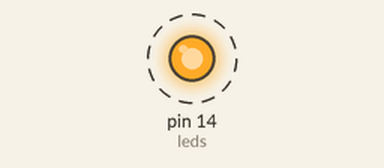
Recording of a sketch running on a simulated Arduino Uno, built with avr-gcc and run on an emulated ATmega328P. Shown: output pins drawn as LEDs (lit = HIGH). Dashed ring = blinking.

Above: at 0.15 s.
Timing chart, 0 to 3.0 s (numbered marks = the images above):
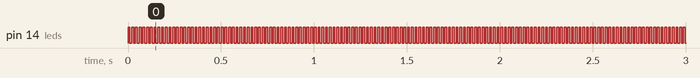

Measured:
- by itself, pin 14 (leds): alternates HIGH for 0.01 s and LOW for 0.01 s

The sketch:

practice1.ino
```cpp
// En 10 milisegundos se deja de ver, el parpadeo.

#define led1 14
#define led2 27
#define led3 26
#define led4 25
#define led5 33

const int mili = 10;
const int leds[5] = {led1, led2, led3, led4, led5};

void setup() {
  //Defino mis pines como salida dentro de un ciclo for
  for (int i = 0; i < 5 ; i++) {
    pinMode(leds[i], OUTPUT);
  }
}

void loop() {
  for (int i = 0; i < 5; i++) {
    digitalWrite(leds[i], HIGH);
  }
  delay(mili);

  for (int i = 4; i >= 0; i--) {
    digitalWrite(leds[i], LOW);
  }
  delay(mili);
}
```
